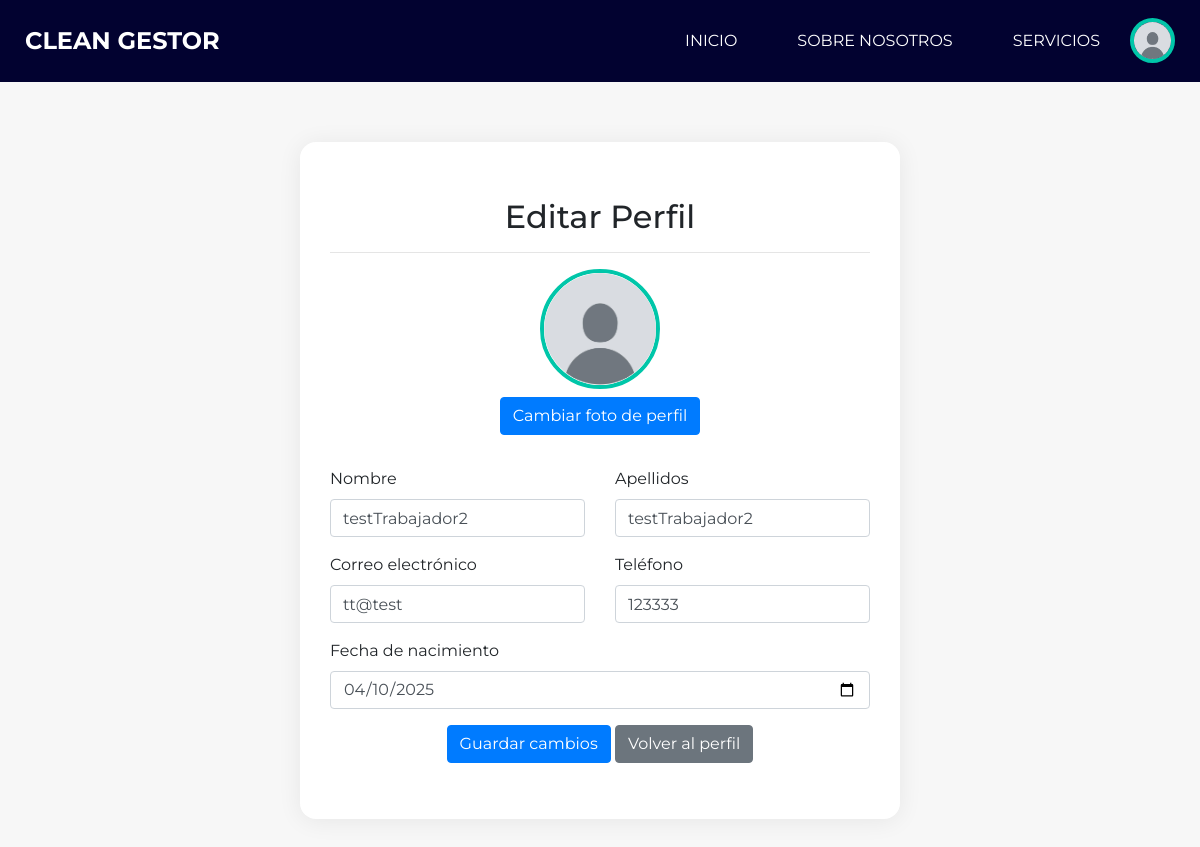
Page /CleanGestor/views/editar_perfil.php (signed in) on the committed database.
### tables this page shows
CREATE TABLE `persona` (
  `dni` varchar(255) NOT NULL,
  `nombrePersona` varchar(255) NOT NULL,
  `apellidosPersona` varchar(255) NOT NULL,
  `emailPersona` varchar(255) NOT NULL,
  `contrasenyaPersona` varchar(255) NOT NULL,
  `telefonoPersona` int(11) NOT NULL,
  `fechaNacimiento` date NOT NULL,
  `foto_perfil` varchar(255) DEFAULT NULL
);

### CleanGestor/DAO/PersonaDAO.php (called while the page is built, shortened)
<?php
include_once '../VO/PersonaVO.php';
class PersonaDAO {
    public function getPersonaByDni($dni) {
        $pdo = Database::connect();
        $sql = "SELECT * FROM persona WHERE dni = :dni";
        $stmt = $pdo->prepare($sql);
        $stmt->bindParam(':dni', $dni);
        $stmt->execute();
        $result = $stmt->fetch(PDO::FETCH_ASSOC);
        if ($result) {
            return new PersonaVO(
                $result['dni'],
                $result['nombrePersona'],
                $result['apellidosPersona'],
                $result['emailPersona'],
                $result['contrasenyaPersona'],
                $result['telefonoPersona'],
                $result['fechaNacimiento'],
                $result['foto_perfil']
            );
        } else {
            return null;
        }
    }
}
?>

### CleanGestor/VO/PersonaVO.php (called while the page is built, shortened)
<?php
class PersonaVO {
    private $nombrePersona;
    private $apellidosPersona;
    private $emailPersona;
    private $telefonoPersona;
    private $fechaNacimiento;
    public function __construct($dni, $nombrePersona, $apellidosPersona, $emailPersona, $contrasenyaPersona, $telefonoPersona, $fechaNacimiento, $foto_perfil = null) {
        $this->nombrePersona = $nombrePersona;
        $this->apellidosPersona = $apellidosPersona;
        $this->emailPersona = $emailPersona;
        $this->telefonoPersona = $telefonoPersona;
        $this->fechaNacimiento = $fechaNacimiento;
    }
    public function getNombrePersona() {
        return $this->nombrePersona;
    }
    public function getApellidosPersona() {
        return $this->apellidosPersona;
    }
    public function getEmailPersona() {
        return $this->emailPersona;
    }
    public function getTelefono() {
        return $this->telefonoPersona;
    }
    public function getFechaNacimiento() {
        return $this->fechaNacimiento;
    }
}
?>

### CleanGestor/views/editar_perfil.php (the view, shortened to what this page needs)
<?php
include_once '../DAO/PersonaDAO.php';
$personaDAO = new PersonaDAO();
$persona = $personaDAO->getPersonaByDni($_SESSION['dni']);
$errores = [];
$foto_perfil = $persona->getFotoPerfil();
if ($_SERVER['REQUEST_METHOD'] === 'POST') {
    $nombre = trim($_POST['nombre'] ?? '');
    $apellidos = trim($_POST['apellidos'] ?? '');
    $email = trim($_POST['email'] ?? '');
    $telefono = trim($_POST['telefono'] ?? '');
    $fechaNacimiento = trim($_POST['fecha_nacimiento'] ?? '');
    if ($nombre === '') $errores[] = "El nombre es obligatorio.";
    if ($apellidos === '') $errores[] = "Los apellidos son obligatorios.";
    if (!filter_var($email, FILTER_VALIDATE_EMAIL)) $errores[] = "El email no es válido.";
    if ($telefono === '') $errores[] = "El teléfono es obligatorio.";
    if ($fechaNacimiento === '') $errores[] = "La fecha de nacimiento es obligatoria.";
    $errores = [];
    if ($nombre === '') $errores['nombre'] = "El nombre es obligatorio.";
    if ($apellidos === '') $errores['apellidos'] = "Los apellidos son obligatorios.";
    if (!filter_var($email, FILTER_VALIDATE_EMAIL)) $errores['email'] = "El email no es válido.";
    if ($telefono === '') $errores['telefono'] = "El teléfono es obligatorio.";
    if ($fechaNacimiento === '') $errores['fecha_nacimiento'] = "La fecha de nacimiento es obligatoria.";
    if (trim((string)$email) !== trim((string)$persona->getEmailPersona())) {
        if ($personaDAO->existeEmail($email)) {
            $errores['email'] = "El correo electrónico ya está registrado por otro usuario.";
        }
    }
    if (trim((string)$telefono) !== trim((string)$persona->getTelefono())) {
        if ($personaDAO->existeTelefono($telefono)) {
            $errores['telefono'] = "El número de teléfono ya está registrado por otro usuario.";
        }
    }
    if (isset($_FILES['foto_perfil']) && $_FILES['foto_perfil']['error'] === UPLOAD_ERR_OK) {
        $tmp_name = $_FILES['foto_perfil']['tmp_name'];
        $nombre_archivo = uniqid() . '_' . basename($_FILES['foto_perfil']['name']);
        $ruta_destino = "../assets/uploads/" . $nombre_archivo;
        $info = getimagesize($tmp_name);
        if ($info === false) {
            $errores[] = "El archivo subido no es una imagen válida.";
        } elseif ($_FILES['foto_perfil']['size'] > 2 * 1024 * 1024) {
            $errores[] = "La imagen no puede superar los 2MB.";
        } else {
            if (move_uploaded_file($tmp_name, $ruta_destino)) {
                $foto_perfil = $ruta_destino;
            } else {
                $errores[] = "Error al subir la foto de perfil.";
            }
        }
    }
    if (empty($errores)) {
        $fechaNacimientoSQL = date('Y-m-d', strtotime(str_replace('/', '-', $fechaNacimiento)));
        $persona->setNombrePersona($nombre);
        $persona->setApellidosPersona($apellidos);
        $persona->setEmailPersona($email);
        $persona->setTelefono($telefono);
        $persona->setFechaNacimiento($fechaNacimientoSQL);
        $persona->setFotoPerfil($foto_perfil);
        $personaDAO->updatePersona($persona);
        $_SESSION['nombre'] = $nombre;
        $_SESSION['apellidos'] = $apellidos;
        $_SESSION['email'] = $email;
        $_SESSION['telefono'] = $telefono;
        $_SESSION['fechaNacimiento'] = $fechaNacimientoSQL;
        $_SESSION['foto_perfil'] = $foto_perfil;
        $exito = "Perfil actualizado correctamente.";
        $persona = $personaDAO->getPersonaByDni($_SESSION['dni']);
    }
} else {
    $nombre = $persona->getNombrePersona();
    $apellidos = $persona->getApellidosPersona();
    $email = $persona->getEmailPersona();
    $telefono = $persona->getTelefono();
    $fechaNacimiento = $persona->getFechaNacimiento();
}
?>
<!DOCTYPE html>
<html lang="es">
<head>
<link rel="stylesheet" type="text/css" href="../assets/css/bootstrap.css?v=<?php echo time(); ?>" />
<link href="../assets/css/style.css?v=<?php echo time(); ?>" rel="stylesheet" />
<link href="../assets/css/responsive.css?v=<?php echo time(); ?>" rel="stylesheet" />
<link rel="stylesheet" href="https://cdnjs.cloudflare.com/ajax/libs/animate.css/4.1.1/animate.min.css">
</head>
<body>
<div class="hero_area">
    <header class="header_section">
    <div class="container-fluid">
        <?php include_once("navbar.php"); ?>
    </div>
    </header>
    <section class="profile-section">
    <div class="container">
        <div class="profile-card animate__animated animate__fadeInUp">
        <div class="text-center">
            <h2 class="mt-3">Editar Perfil</h2>
            <hr>
            <img src="<?php echo !empty($foto_perfil) ? $foto_perfil : '../assets/uploads/default.png'; ?>"
                alt="Foto de perfil"
                class="profile-image mb-2"
                style="max-height: 200px; border-radius: 50%;">
        </div>
        <form method="POST" enctype="multipart/form-data">
            <div class="form-group text-center">
            <label for="foto_perfil" class="btn btn-primary mb-3">
                <i class="fa fa-camera"></i> Cambiar foto de perfil
            </label>
            </div>
            <div class="row">
                <div class="col-md-6">
                    <div class="form-group">
                        <label>Nombre</label>
                        <input type="text" name="nombre" class="form-control"
                                value="<?= htmlspecialchars($nombre) ?>" required>
                    </div>
                </div>
                <div class="col-md-6">
                    <div class="form-group">
                        <label>Apellidos</label>
                        <input type="text" name="apellidos" class="form-control"
                                value="<?= htmlspecialchars($apellidos) ?>" required>
                    </div>
                </div>
            </div>
            <div class="row">
                <div class="col-md-6">
                    <div class="form-group">
                        <label>Correo electrónico</label>
                        <input type="email" name="email"
                            class="form-control <?= isset($errores['email']) ? 'is-invalid' : '' ?>"
                            value="<?= htmlspecialchars($email) ?>" required>
                    </div>
                </div>
                <div class="col-md-6">
                    <div class="form-group">
                        <label>Teléfono</label>
                        <input type="text" name="telefono"
                            class="form-control <?= isset($errores['telefono']) ? 'is-invalid' : '' ?>"
                            value="<?= htmlspecialchars($telefono) ?>" required>
                    </div>
                </div>
            </div>
            <div class="form-group">
                <label>Fecha de nacimiento</label>
                <input type="date" name="fecha_nacimiento" class="form-control"
                        value="<?= htmlspecialchars($fechaNacimiento) ?>" required>
            </div>
            <div class="form-group text-center">
                <button type="submit" class="btn btn-primary">
                    <i class="fa fa-save"></i> Guardar cambios
                </button>
                <a href="perfil.php" class="btn btn-secondary">
                    <i class="fa fa-times"></i> Volver al perfil
                </a>
            </div>
        </form>
        </div>
    </div>
    </section>
</div>
</body>
</html>

### CleanGestor/assets/css/style.css (style rules this page uses)
body { height: auto; min-height: 100%; background: #fff; font-family: 'Montserrat', Arial, sans-serif; overflow-x: hidden; }
a, a:hover, a:focus { text-decoration: none; }
.btn, .btn:focus { outline: none !important; -webkit-box-shadow: none; box-shadow: none; }
.hero_area { position: relative; background-color: #020230; height: auto !important; overflow: visible !important; min-height: 100vh; display: -webkit-box; display: -ms-flexbox; display: flex; -webkit-box-orient: vertical; -webkit-box-direction: normal; -ms-flex-direction: column; flex-direction: column; }
.header_section .container-fluid { padding-right: 25px; padding-left: 25px; }
.profile-section { padding: 60px 0; background: #f7f7f7; min-height: 80vh; }
.profile-card { background: #fff; border-radius: 16px; box-shadow: 0 2px 24px rgba(0,0,0,0.07); padding: 40px 30px; max-width: 600px; margin: 0 auto; }
.profile-image { width: 120px; height: 120px; object-fit: cover; border-radius: 50%; margin-bottom: 20px; border: 4px solid #00c6a9; }

### CleanGestor/assets/css/responsive.css (style rules this page uses)
@media (min-width: 1200px) { .container { max-width: 1170px; } }

### rows in the picture
persona: nombre "testTrabajador2", apellidos "testTrabajador2", email "tt@test", telefono "123333", fecha_nacimiento "04/10/2025"
